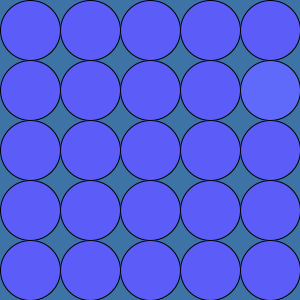
Frame 1 (no input)
Frame 60 (the mouse pressed at the canvas centre just before this capture): identical to frame 1, image omitted
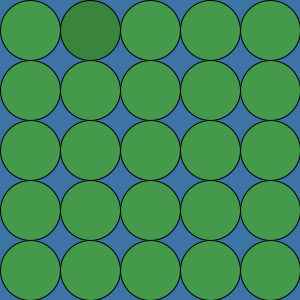
Frame 120 (the mouse held since frame 60 and released just before this capture)

The Processing sketch that drew these frames (run headless with seeded random() and noise(); from frame 60 on, the mouse is pressed at the canvas centre):

// Processing sketch: week03_9
// ── week03_9.pde
void setup() {
  size(300, 300);
  colorMode(HSB, 350, 100, 100);
  chooseColor();
}

void mousePressed() {
  chooseColor();
}

float I, J;
float h, s, b, dh, ds, db;
void chooseColor() {
  h = random(360);
  s = random(50, 100);
  b = random(50, 100);
  I = int(random(5));
  J = int(random(5));
  dh = random(-10, +10);
  ds = random(-10, +10);
  db = random(-10, +10);
}

void draw() {
  background(203, 63, 65);
  for(int i=0; i<5; i++) {
    for(int j=0; j<5; j++) {
      if(i==I && j==J) fill(h+dh, s+ds, b+db);
      else fill(h, s, b);
      ellipse(30+j*60, 30+i*60, 60, 60);
    }
  }
}
